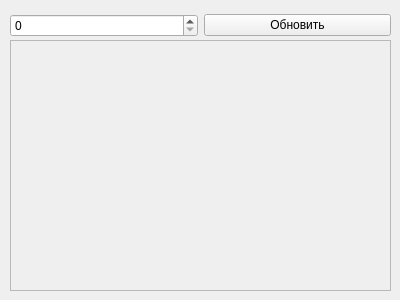
<?xml version="1.0" encoding="UTF-8"?>
<ui version="4.0">
 <class>MainWindow</class>
 <widget class="QWidget" name="MainWindow">
  <property name="geometry">
   <rect>
    <x>0</x>
    <y>0</y>
    <width>400</width>
    <height>300</height>
   </rect>
  </property>
  <property name="windowTitle">
   <string>Form</string>
  </property>
  <widget class="QScrollArea" name="scrollArea">
   <property name="geometry">
    <rect>
     <x>10</x>
     <y>40</y>
     <width>381</width>
     <height>251</height>
    </rect>
   </property>
   <property name="widgetResizable">
    <bool>true</bool>
   </property>
   <widget class="QWidget" name="scrollAreaWidgetContents">
    <property name="geometry">
     <rect>
      <x>0</x>
      <y>0</y>
      <width>379</width>
      <height>249</height>
     </rect>
    </property>
   </widget>
  </widget>
  <widget class="QWidget" name="horizontalLayoutWidget">
   <property name="geometry">
    <rect>
     <x>10</x>
     <y>10</y>
     <width>381</width>
     <height>31</height>
    </rect>
   </property>
   <layout class="QHBoxLayout" name="horizontalLayout">
    <item>
     <widget class="QSpinBox" name="spinBox"/>
    </item>
    <item>
     <widget class="QPushButton" name="updateButton">
      <property name="text">
       <string>Обновить</string>
      </property>
     </widget>
    </item>
   </layout>
  </widget>
 </widget>
 <resources/>
 <connections/>
</ui>
